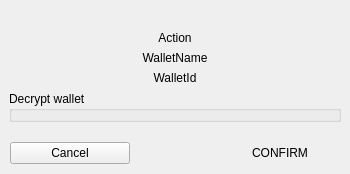
<?xml version="1.0" encoding="UTF-8"?>
<ui version="4.0">
 <class>EnterWalletPassword</class>
 <widget class="QDialog" name="EnterWalletPassword">
  <property name="geometry">
   <rect>
    <x>0</x>
    <y>0</y>
    <width>350</width>
    <height>174</height>
   </rect>
  </property>
  <property name="sizePolicy">
   <sizepolicy hsizetype="Preferred" vsizetype="Expanding">
    <horstretch>0</horstretch>
    <verstretch>0</verstretch>
   </sizepolicy>
  </property>
  <property name="minimumSize">
   <size>
    <width>350</width>
    <height>0</height>
   </size>
  </property>
  <property name="maximumSize">
   <size>
    <width>350</width>
    <height>16777215</height>
   </size>
  </property>
  <property name="windowTitle">
   <string>Sign Transaction</string>
  </property>
  <layout class="QVBoxLayout" name="verticalLayout_2">
   <property name="leftMargin">
    <number>0</number>
   </property>
   <property name="topMargin">
    <number>10</number>
   </property>
   <property name="rightMargin">
    <number>0</number>
   </property>
   <property name="bottomMargin">
    <number>0</number>
   </property>
   <item>
    <widget class="QLabel" name="labelSpacer">
     <property name="minimumSize">
      <size>
       <width>0</width>
       <height>15</height>
      </size>
     </property>
     <property name="maximumSize">
      <size>
       <width>16777215</width>
       <height>15</height>
      </size>
     </property>
     <property name="text">
      <string/>
     </property>
     <property name="alignment">
      <set>Qt::AlignCenter</set>
     </property>
     <property name="whiteLabel" stdset="0">
      <bool>true</bool>
     </property>
    </widget>
   </item>
   <item>
    <widget class="QLabel" name="labelAction">
     <property name="text">
      <string>Action</string>
     </property>
     <property name="alignment">
      <set>Qt::AlignCenter</set>
     </property>
     <property name="whiteLabel" stdset="0">
      <bool>true</bool>
     </property>
    </widget>
   </item>
   <item>
    <widget class="QLabel" name="labelWalletName">
     <property name="text">
      <string>WalletName</string>
     </property>
     <property name="alignment">
      <set>Qt::AlignCenter</set>
     </property>
     <property name="whiteLabel" stdset="0">
      <bool>true</bool>
     </property>
    </widget>
   </item>
   <item>
    <widget class="QLabel" name="labelWalletId">
     <property name="text">
      <string>WalletId</string>
     </property>
     <property name="alignment">
      <set>Qt::AlignCenter</set>
     </property>
     <property name="whiteLabel" stdset="0">
      <bool>true</bool>
     </property>
    </widget>
   </item>
   <item>
    <widget class="QWidget" name="widget_3" native="true">
     <layout class="QVBoxLayout" name="verticalLayout_4">
      <property name="spacing">
       <number>0</number>
      </property>
      <property name="topMargin">
       <number>0</number>
      </property>
      <property name="bottomMargin">
       <number>0</number>
      </property>
      <item>
       <widget class="QGroupBox" name="groupBoxSubmitKeys">
        <property name="title">
         <string>Decrypt wallet</string>
        </property>
        <layout class="QVBoxLayout" name="verticalLayout">
         <property name="spacing">
          <number>0</number>
         </property>
         <property name="leftMargin">
          <number>0</number>
         </property>
         <property name="topMargin">
          <number>0</number>
         </property>
         <property name="rightMargin">
          <number>0</number>
         </property>
         <property name="bottomMargin">
          <number>0</number>
         </property>
         <item>
          <widget class="WalletKeysSubmitWidget" name="widgetSubmitKeys" native="true">
           <property name="sizePolicy">
            <sizepolicy hsizetype="Preferred" vsizetype="Preferred">
             <horstretch>0</horstretch>
             <verstretch>0</verstretch>
            </sizepolicy>
           </property>
           <property name="minimumSize">
            <size>
             <width>0</width>
             <height>0</height>
            </size>
           </property>
           <property name="styleSheet">
            <string notr="true"/>
           </property>
          </widget>
         </item>
        </layout>
       </widget>
      </item>
     </layout>
    </widget>
   </item>
   <item>
    <spacer name="verticalSpacer">
     <property name="orientation">
      <enum>Qt::Vertical</enum>
     </property>
     <property name="sizeHint" stdset="0">
      <size>
       <width>0</width>
       <height>0</height>
      </size>
     </property>
    </spacer>
   </item>
   <item>
    <widget class="QWidget" name="widget_2" native="true">
     <property name="buttonBar" stdset="0">
      <bool>true</bool>
     </property>
     <layout class="QHBoxLayout" name="horizontalLayout">
      <property name="spacing">
       <number>0</number>
      </property>
      <property name="leftMargin">
       <number>10</number>
      </property>
      <property name="topMargin">
       <number>10</number>
      </property>
      <property name="rightMargin">
       <number>10</number>
      </property>
      <property name="bottomMargin">
       <number>10</number>
      </property>
      <item>
       <spacer name="spacerLeft">
        <property name="orientation">
         <enum>Qt::Horizontal</enum>
        </property>
        <property name="sizeType">
         <enum>QSizePolicy::Fixed</enum>
        </property>
        <property name="sizeHint" stdset="0">
         <size>
          <width>0</width>
          <height>20</height>
         </size>
        </property>
       </spacer>
      </item>
      <item>
       <widget class="QPushButton" name="pushButtonCancel">
        <property name="minimumSize">
         <size>
          <width>120</width>
          <height>0</height>
         </size>
        </property>
        <property name="text">
         <string>Cancel</string>
        </property>
        <property name="autoDefault">
         <bool>false</bool>
        </property>
       </widget>
      </item>
      <item>
       <spacer name="spacerMid">
        <property name="orientation">
         <enum>Qt::Horizontal</enum>
        </property>
        <property name="sizeHint" stdset="0">
         <size>
          <width>40</width>
          <height>20</height>
         </size>
        </property>
       </spacer>
      </item>
      <item>
       <widget class="QPushButton" name="pushButtonOk">
        <property name="minimumSize">
         <size>
          <width>120</width>
          <height>0</height>
         </size>
        </property>
        <property name="text">
         <string>CONFIRM</string>
        </property>
        <property name="default">
         <bool>true</bool>
        </property>
        <property name="flat">
         <bool>true</bool>
        </property>
       </widget>
      </item>
     </layout>
    </widget>
   </item>
  </layout>
 </widget>
 <customwidgets>
  <customwidget>
   <class>WalletKeysSubmitWidget</class>
   <extends>QWidget</extends>
   <header>ManageEncryption/WalletKeysSubmitWidget.h</header>
   <container>1</container>
  </customwidget>
 </customwidgets>
 <tabstops>
  <tabstop>pushButtonOk</tabstop>
  <tabstop>pushButtonCancel</tabstop>
 </tabstops>
 <resources/>
 <connections/>
</ui>
